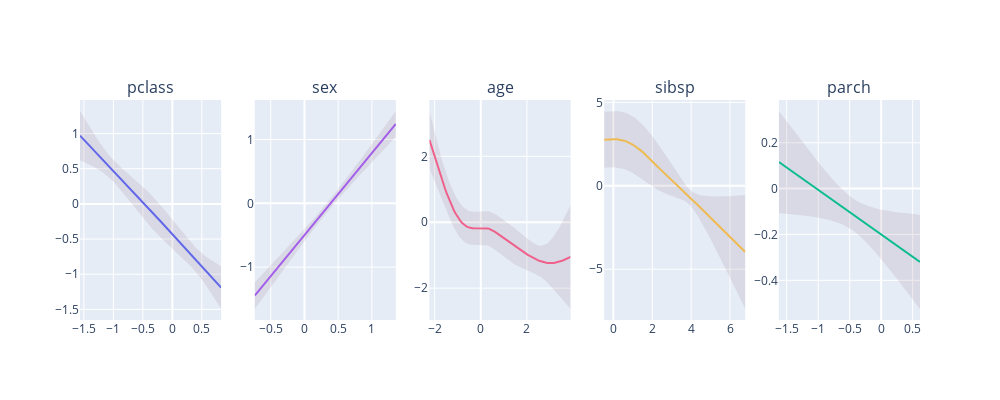

Here is the notebook cell this chart was saved with:
### Code cell
fig = make_subplots(rows=1, cols=5, subplot_titles=original_X.columns)

for i in range(len(selected_features)):

    XX = model.generate_X_grid(term=i)

    x = XX[:, i]
    y, confidence = model.partial_dependence(term=i, X=XX, width=.95)

    lower = confidence[:,0]
    upper = confidence[:,1]

    fig.add_trace(
        go.Scatter(x=x, y=y),
        row=1, col=i + 1)

    fig.add_trace(
        go.Scatter(x=x, y=upper, fillcolor='rgba(0,100,80,0.2)', line=dict(width=0),),
        row=1, col=i + 1)
    
    fig.add_trace(
        go.Scatter(x=x, y=lower, fillcolor='rgba(100,50,80,0.1)', fill='tonexty',line=dict(width=0),),
        row=1, col=i + 1)

fig.update_layout(height=400, width=1000)
fig.update_layout(showlegend=False)
fig.show()
